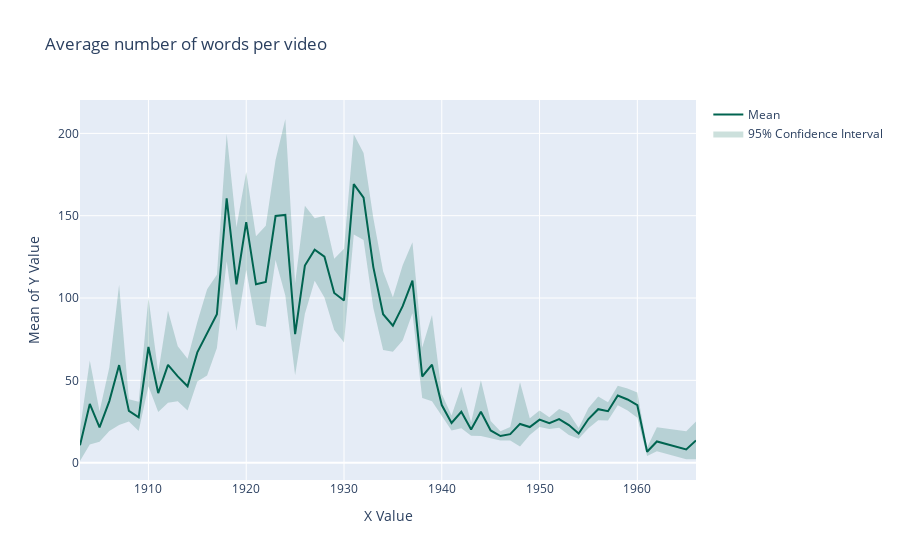

Notebook code cell kept with this figure:
### Code cell
plot_with_ci('num_words', title='Average number of words per video')
